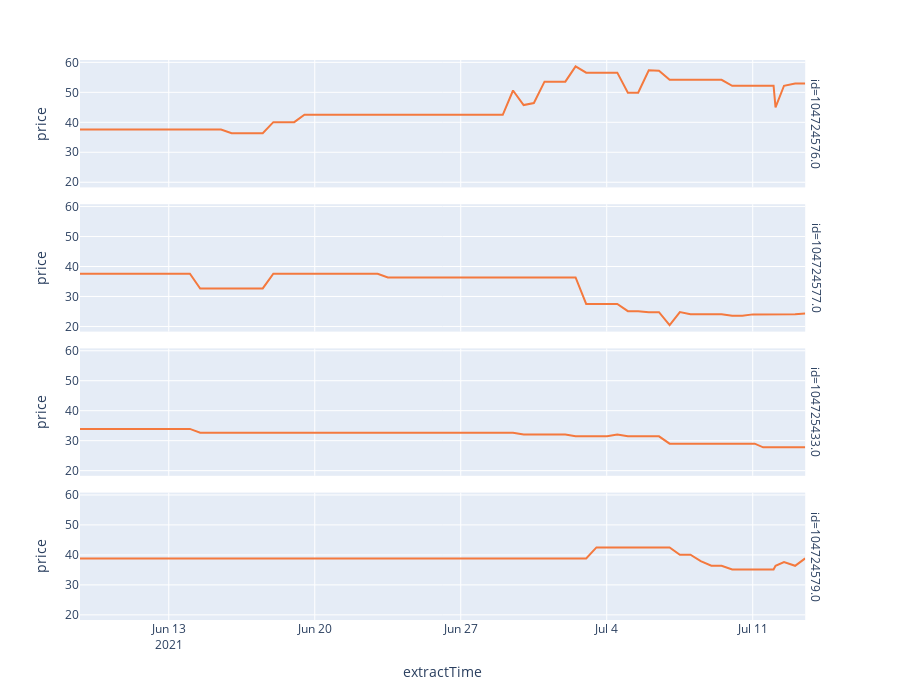
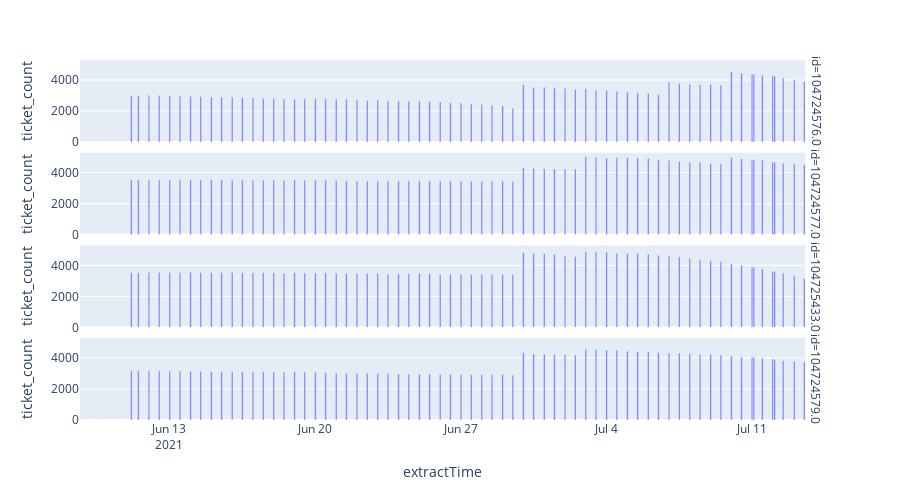

Source (notebook cell) for these figures, in order:
### Markdown cell above
# Week of 19 to 25

### Code cell
giants_gms = [104724576.0, 104724577.0, 104725433.0, 104724579.0]
rockies_gms = [104724581.0, 104724583.0, 104724585.0]
possible_gms = dodgers[dodgers["id"].isin(giants_gms)]
fig = px.line(possible_gms, x = "extractTime", y = "price", facet_row= "id", height= 700)
fig.update_traces(line_color='#F4793E')
fig.show()
fig2 = px.bar(possible_gms, x = "extractTime", y = "ticket_count", facet_row= "id", height= 500)
fig2.show()
